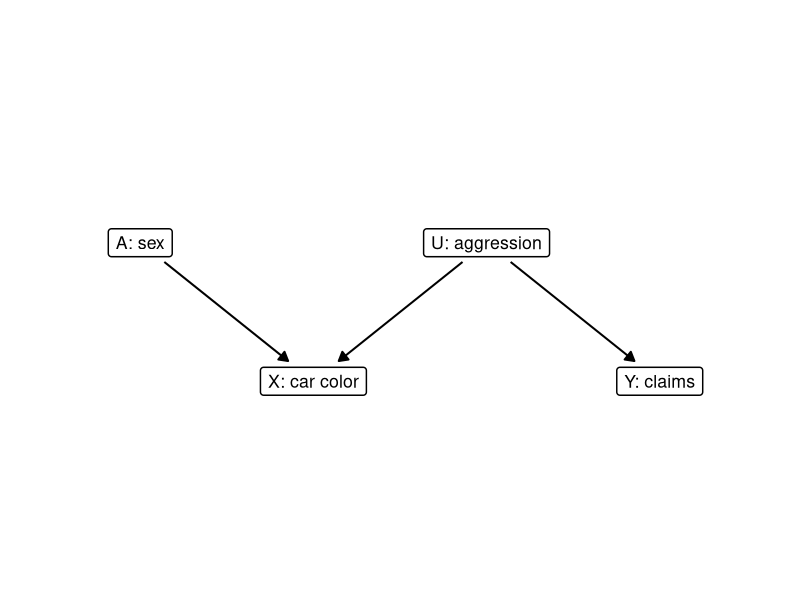
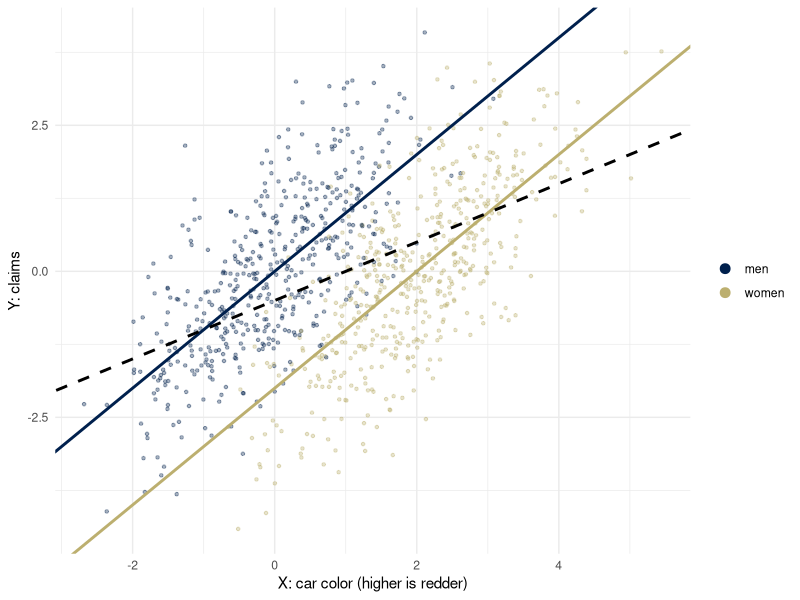
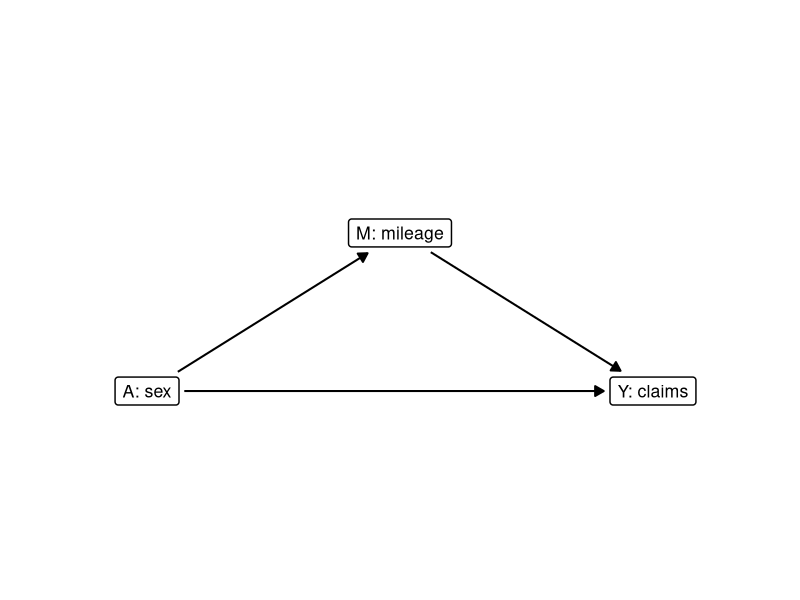
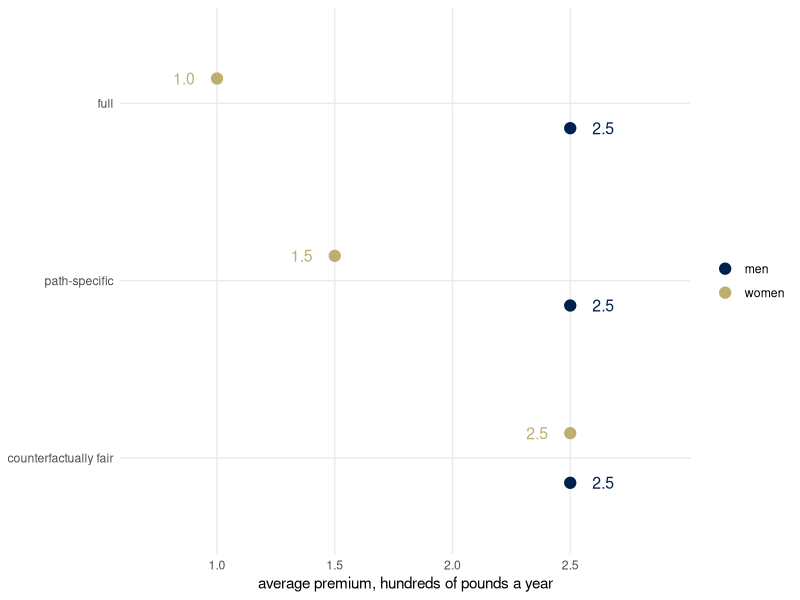

Recreate these plots in R, in order.
## ---- chunk 1
library(ggplot2)
library(dplyr)
theme_set(theme_minimal())
set.seed(313)
# cividis: viridisLite::cividis(9)[c(1, 3, 5, 6, 7, 9)]
navy <- "#00204D"; slate <- "#414D6B"; cgray <- "#7C7B78"; khaki <- "#9B9477"; gold <- "#BCAF6F"; yellow <- "#FFEA46"
two <- c(navy, gold)               # the two groups, wherever there are two

# Causal graphs. Nodes are letters in circles, or words in boxes (boxes = TRUE). A node's
# size is fixed on the page, in inches; draw_dag measures the device and stops every arrow
# `gap` inches short of its nodes. From weeks 3 to 5.
draw_dag <- function(nodes, edges, dashed = character(0), highlight = character(0), boxes = FALSE,
                     text_size = 7, xlim = c(-0.5, 2.5), ylim = c(-0.4, 1.4), strip_size = 18,
                     gap = 0.05) {
  if (!"panel" %in% names(nodes)) { nodes$panel <- ""; edges$panel <- "" }
  pad <- unit(0.35, "lines"); border <- 0.5; dot <- 16; stroke <- 0.8; lw <- c(black = 0.7, gold = 1.5)
  p <- ggplot() +
    facet_wrap(~ panel, nrow = 1) +
    coord_fixed(xlim = xlim, ylim = ylim) +
    theme_void() +
    theme(strip.text = element_text(size = strip_size), panel.spacing = unit(1.5, "lines"))
  p <- if (boxes) {
    p + geom_label(data = nodes, aes(x, y, label = name), size = text_size, label.size = border,
                   label.padding = pad)
  } else {
    p + geom_point(data = nodes, aes(x, y), size = dot, shape = 21, fill = "white", stroke = stroke) +
      geom_text(data = nodes, aes(x, y, label = name), size = text_size, parse = TRUE)
  }
  inch <- function(u, f) f(u, "in", valueOnly = TRUE)
  g <- ggplotGrob(p)
  pp <- ggplot_build(p)$layout$panel_params[[1]]
  per_unit <- min((dev.size("in")[1] - sum(inch(g$widths, grid::convertWidth))) /
                    (length(unique(nodes$panel)) * diff(pp$x.range)),
                  (dev.size("in")[2] - sum(inch(g$heights, grid::convertHeight))) / diff(pp$y.range))
  if (boxes) {
    text <- lapply(as.character(nodes$name), grid::textGrob, gp = grid::gpar(fontsize = text_size * .pt))
    nodes$hw <- (sapply(text, \(t) inch(grid::grobWidth(t), grid::convertWidth)) / 2 +
                   inch(pad, grid::convertWidth) + border * .pt / 96 / 2) / per_unit
    nodes$hh <- (sapply(text, \(t) inch(grid::grobHeight(t), grid::convertHeight)) / 2 +
                   inch(pad, grid::convertHeight) + border * .pt / 96 / 2) / per_unit
  } else {
    nodes$hw <- nodes$hh <- (0.375 * (dot * .pt + stroke * .stroke / 2) / 72 +
                               stroke * .stroke / 2 / 96 / 2) / per_unit
  }
  e <- edges |>
    left_join(nodes, by = c("panel", "from" = "name")) |>
    rename(x0 = x, y0 = y, hw0 = hw, hh0 = hh) |>
    left_join(nodes, by = c("panel", "to" = "name")) |>
    mutate(dx = x - x0, dy = y - y0, len = sqrt(dx^2 + dy^2), ux = dx / len, uy = dy / len,
           col = ifelse(paste(from, to) %in% highlight, "#BCAF6F", "black"),
           style = ifelse(paste(from, to) %in% dashed, "dashed", "solid"),
           g0 = gap / per_unit,
           g1 = (gap + ifelse(col == "black", lw[["black"]], lw[["gold"]]) * .pt / 96 / 2) / per_unit,
           s0 = if (boxes) pmin((hw0 + g0) / pmax(abs(ux), 1e-9), (hh0 + g0) / pmax(abs(uy), 1e-9)) else hw0 + g0,
           s1 = if (boxes) pmin((hw + g1) / pmax(abs(ux), 1e-9), (hh + g1) / pmax(abs(uy), 1e-9)) else hw + g1,
           xs = x0 + s0 * ux, ys = y0 + s0 * uy, xe = x - s1 * ux, ye = y - s1 * uy)
  p + geom_segment(data = e, aes(x = xs, y = ys, xend = xe, yend = ye, linetype = style, color = col),
                   arrow = arrow(length = unit(0.25, "cm"), type = "closed"),
                   linewidth = ifelse(e$col == "black", lw[["black"]], lw[["gold"]]), show.legend = FALSE) +
    scale_linetype_identity() + scale_color_identity()
}

# The mileage world (as in the slides). The checks stop the render if a number stated in
# the text does not follow from the parameters.
mu0 <- 10; alpha <- -4; beta <- 0.25; gamma <- -0.5; var_UM <- 4; pA <- 1/2
NDE <- gamma; NIE <- alpha * beta; TE <- NDE + NIE
var_M <- alpha^2 * pA * (1 - pA) + var_UM
slope_refit <- beta + gamma * alpha * pA * (1 - pA) / var_M
R2 <- alpha^2 * pA * (1 - pA) / var_M
stopifnot(abs(NDE + 0.5) < 1e-12, abs(NIE + 1) < 1e-12, abs(TE + 1.5) < 1e-12,
          abs(var_M - 8) < 1e-12, abs(slope_refit - 0.3125) < 1e-12, abs(R2 - 0.5) < 1e-12,
          abs(alpha * slope_refit - (NIE + R2 * NDE)) < 1e-12)
## ---- chunk 2
rc <- data.frame(name = c("A: sex", "X: car color", "U: aggression", "Y: claims"),
                 x = c(0, 1.25, 2.5, 3.75), y = c(1, 0, 1, 0))
draw_dag(rc, data.frame(from = c("A: sex", "U: aggression", "U: aggression"),
                        to = c("X: car color", "X: car color", "Y: claims")),
         boxes = TRUE, text_size = 4.5, xlim = c(-0.75, 4.5), ylim = c(-0.3, 1.3))
## ---- chunk 3
n <- 1000
A <- rbinom(n, 1, 1/2)          # 1 for a woman
U <- rnorm(n)                   # aggression, never observed
X <- 2 * A + U                  # car color
Y <- U + rnorm(n)               # claims
coef(lm(Y ~ X))                 # the price from X alone
coef(lm(Y ~ X + A))             # the price from X and A
## ---- chunk 4
car <- data.frame(X, Y, group = factor(A, levels = c(0, 1), labels = c("men", "women")))
ggplot(car, aes(X, Y, color = group)) +
  geom_point(alpha = 0.35, size = 0.9) +
  geom_abline(intercept = 0, slope = 1, color = navy, linewidth = 1) +
  geom_abline(intercept = -2, slope = 1, color = gold, linewidth = 1) +
  geom_abline(intercept = -1/2, slope = 1/2, color = "black", linetype = "dashed", linewidth = 1) +
  scale_color_manual(values = two, name = NULL) +
  labs(x = "X: car color (higher is redder)", y = "Y: claims") +
  guides(color = guide_legend(override.aes = list(alpha = 1, size = 3)))
## ---- chunk 5
mw <- data.frame(name = c("A: sex", "M: mileage", "Y: claims"), x = c(0, 1.6, 3.2), y = c(0, 1, 0))
draw_dag(mw, data.frame(from = c("A: sex", "M: mileage", "A: sex"), to = c("M: mileage", "Y: claims", "Y: claims")),
         boxes = TRUE, text_size = 4.5, xlim = c(-0.7, 3.9), ylim = c(-0.3, 1.3))
## ---- chunk 6
prem <- data.frame(
  predictor = rep(c("full", "path-specific", "counterfactually fair"), each = 2),
  group = rep(c("men", "women"), 3),
  mean = c(beta * mu0, gamma + beta * (mu0 + alpha), beta * mu0, beta * (mu0 + alpha), beta * mu0, beta * mu0))
lev <- c("counterfactually fair", "path-specific", "full")
prem |>
  mutate(row = match(predictor, lev), y = row + ifelse(group == "women", 0.14, -0.14)) |>
  ggplot(aes(mean, y, color = group)) +
  geom_point(size = 3.5) +
  geom_text(aes(x = mean + ifelse(group == "women", -0.14, 0.14), label = sprintf("%.1f", mean)),
            size = 4, show.legend = FALSE) +
  scale_color_manual(values = two, name = NULL) +
  scale_x_continuous(limits = c(0.7, 2.9), breaks = c(1, 1.5, 2, 2.5)) +
  scale_y_continuous(breaks = 1:3, labels = lev, limits = c(0.6, 3.4)) +
  labs(x = "average premium, hundreds of pounds a year", y = NULL) +
  theme(panel.grid.minor = element_blank())
